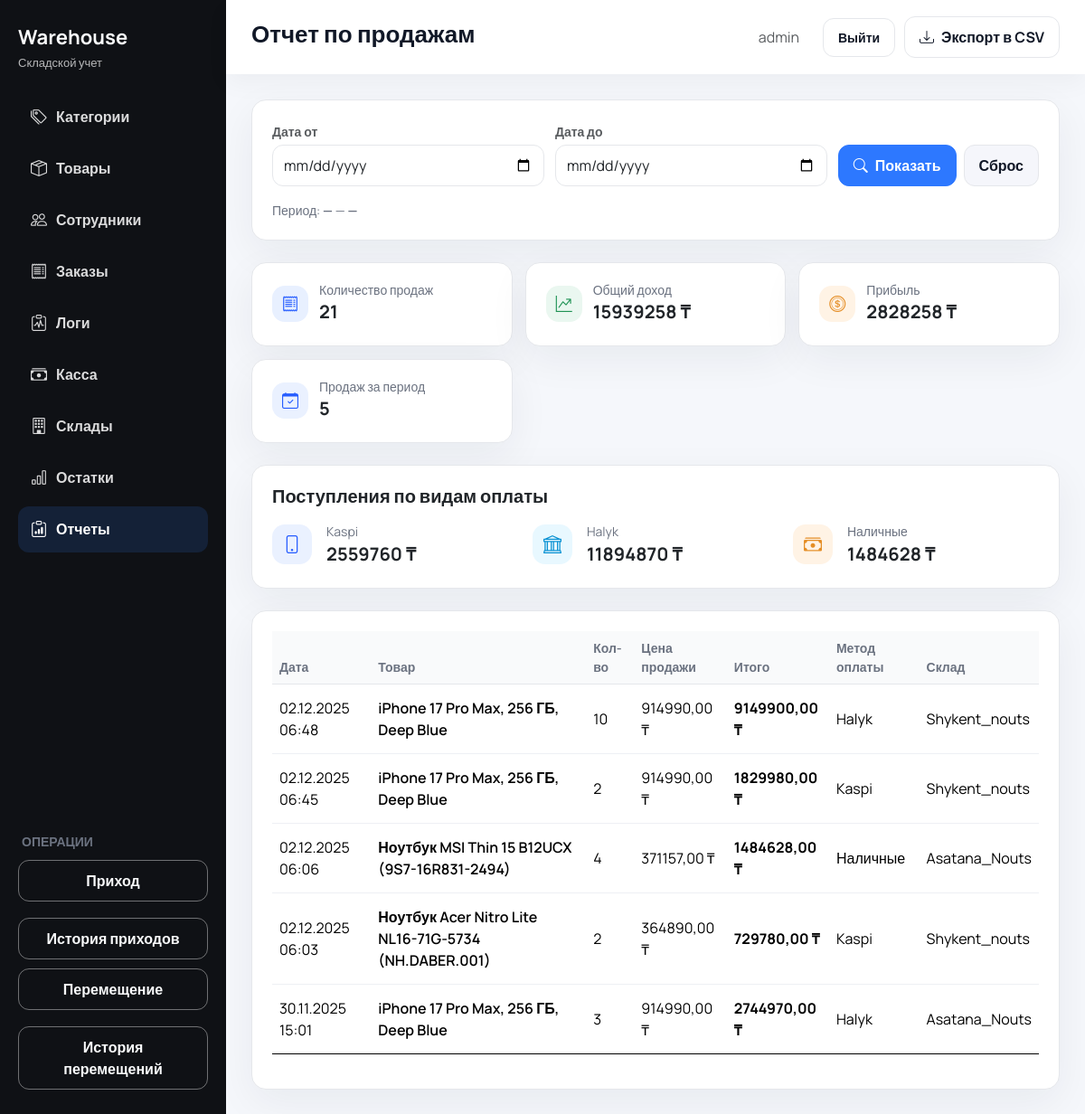
/reports/sales/ (signed in), run on an earlier commit of the app's database.
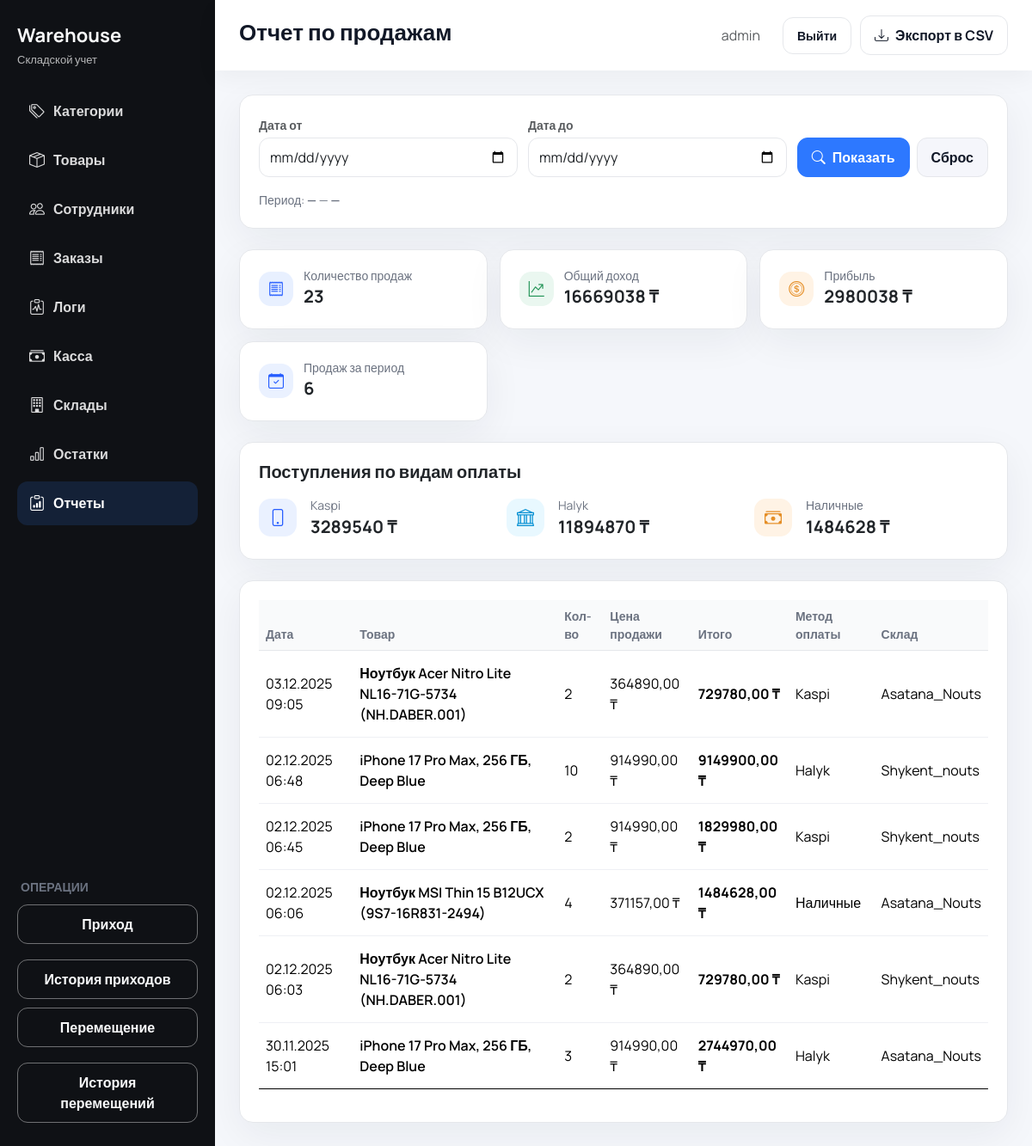
And on a later commit of the database.
### inventory/models.py (models this page shows, shortened)
class Sale(models.Model):
    PAYMENT_METHODS = [
        ("kaspi", "Kaspi"),
        ("halyk", "Halyk"),
        ("cash", "Наличные"),
        ("mixed", "Смешанная"),
    ]
    product = models.ForeignKey(
        Product, on_delete=models.PROTECT, related_name="sales"
    )
    warehouse = models.ForeignKey(
        Warehouse, on_delete=models.CASCADE, related_name="sales"
    )
    quantity = models.PositiveIntegerField()
    price = models.DecimalField(max_digits=12, decimal_places=2, default=Decimal("0.00"))
    total = models.DecimalField(
        max_digits=12, decimal_places=2, editable=False, default=Decimal("0.00")
    )
    payment_method = models.CharField(max_length=10, choices=PAYMENT_METHODS)
    cash_amount = models.DecimalField(max_digits=12, decimal_places=2, default=Decimal("0.00"))
    halyk_amount = models.DecimalField(max_digits=12, decimal_places=2, default=Decimal("0.00"))
    kaspi_amount = models.DecimalField(max_digits=12, decimal_places=2, default=Decimal("0.00"))
    payment_details = models.CharField(max_length=255, blank=True)
    seller = models.ForeignKey(
        get_user_model(),
        null=True,
        blank=True,
        on_delete=models.SET_NULL,
        related_name="sales_made",
    )
    created_at = models.DateTimeField(auto_now_add=True, db_index=True)
    class Meta:
        ordering = ("-created_at",)
        verbose_name = "Продажа"
        verbose_name_plural = "Продажи"

class Product(models.Model):
    name = models.CharField(max_length=255)
    category = models.ForeignKey(
        Category, on_delete=models.PROTECT, related_name="products"
    )
    purchase_price = models.DecimalField(max_digits=12, decimal_places=2)
    selling_price = models.DecimalField(max_digits=12, decimal_places=2)
    photo = models.ImageField(upload_to="products/", blank=True, null=True)
    class Meta:
        ordering = ("name",)
        unique_together = ("name", "category")
        verbose_name = "Товар"
        verbose_name_plural = "Товары"

class Warehouse(models.Model):
    code = models.CharField(
        max_length=20,
        unique=True,
        default=generate_warehouse_code,
        editable=False,
    )
    name = models.CharField(max_length=150, unique=True)
    location = models.CharField(max_length=255)
    created_at = models.DateTimeField(auto_now_add=True)
    class Meta:
        ordering = ("name",)
        verbose_name = "Склад"
        verbose_name_plural = "Склады"

### inventory/views.py (the view, shortened to what this page needs)
# urls.py: path("reports/sales/", views.sales_report, name="sales_report"),
def sales_report(request):
    if not request.user.is_authenticated:
        return redirect("inventory:login")
    _require_access(request.user, "reports")
    employee_wh = _user_warehouse(request.user)
    sales = (
        Sale.objects.select_related("product", "warehouse")
        .order_by("-created_at")
    )
    if employee_wh and not request.user.is_superuser:
        sales = sales.filter(warehouse=employee_wh)
    form = SalesReportFilterForm(request.GET or None)
    start_date = end_date = None
    profit_expression = ExpressionWrapper(
        (F("price") - F("product__purchase_price")) * F("quantity"),
        output_field=DecimalField(max_digits=14, decimal_places=2),
    )
    sales = sales.annotate(profit=profit_expression)
    sales_count = sales.count()
    zero_decimal = Value(0, output_field=DecimalField(max_digits=14, decimal_places=2))
    raw_stats = sales.aggregate(
        total_qty=Coalesce(Sum("quantity"), 0),
        total_amount=Coalesce(Sum("total"), zero_decimal),
        total_profit=Coalesce(Sum("profit"), zero_decimal),
        kaspi_total=Coalesce(
            Sum("total", filter=Q(payment_method="kaspi")), zero_decimal
        ),
        halyk_total=Coalesce(
            Sum("total", filter=Q(payment_method="halyk")), zero_decimal
        ),
        cash_total=Coalesce(
            Sum("total", filter=Q(payment_method="cash")), zero_decimal
        ),
        mixed_total=Coalesce(
            Sum("total", filter=Q(payment_method="mixed")), zero_decimal
        ),
    )
    stats = {key: raw_stats.get(key, 0) or 0 for key in raw_stats}
    if request.GET.get("export") == "csv":
        return _export_sales_csv(sales)
    query_params = request.GET.copy()
    query_params["export"] = "csv"
    export_url = f"{reverse('inventory:sales_report')}?{query_params.urlencode()}"
    return render(
        request,
        "inventory/report_sales.html",
        {
            "form": form,
            "sales": sales,
            "stats": stats,
            "start_date": start_date,
            "end_date": end_date,
            "sales_count": sales_count,
            "export_url": export_url,
            "employee_wh": employee_wh,
        },
    )

### inventory/forms.py
class SalesReportFilterForm(StyledFormMixin, forms.Form):
    start_date = forms.DateField(
        required=False,
        label="Дата от",
        widget=forms.DateInput(attrs={"type": "date"}),
    )
    end_date = forms.DateField(
        required=False,
        label="Дата до",
        widget=forms.DateInput(attrs={"type": "date"}),
    )

### inventory/context_processors.py (called while the page is built)
def accessible_sections(request) -> dict[str, set[str]]:
    slugs: Set[str] = set()
    user = getattr(request, "user", None)
    if user and user.is_authenticated:
        if user.is_superuser:
            slugs = {
                "categories",
                "products",
                "warehouses",
                "employees",
                "stocks",
                "operations",
                "reports",
                "incoming",
                "movements",
                "sales",
                "orders",
                "logs",
            }
        else:
            employee = getattr(user, "employee_profile", None)
            if employee:
                slugs = set(employee.access_sections.values_list("slug", flat=True))
    return {"accessible_sections": slugs}

### inventory/templates/inventory/report_sales.html (shortened to what the changed rows need)
{% extends "inventory/base.html" %}
{% block page_title %}Отчет по продажам{% endblock %}
{% block content %}
<div class="stats-grid mb-4">
    <div class="card">
        <div class="card-body stat-card">
            <div>
                <h6>Количество продаж</h6>
                <strong>{{ stats.total_qty }}</strong>
            </div>
        </div>
    </div>
    <div class="card">
        <div class="card-body stat-card">
            <div>
                <h6>Общий доход</h6>
                <strong>{{ stats.total_amount }} ₸</strong>
            </div>
        </div>
    </div>
    <div class="card">
        <div class="card-body stat-card">
            <div>
                <h6>Прибыль</h6>
                <strong>{{ stats.total_profit }} ₸</strong>
            </div>
        </div>
    </div>
    <div class="card">
        <div class="card-body stat-card">
            <div>
                <h6>Продаж за период</h6>
                <strong>{{ sales_count }}</strong>
            </div>
        </div>
    </div>
</div>
<div class="card mb-4">
    <div class="card-body">
        <div class="row g-3">
            <div class="col-md-4">
                <div class="d-flex align-items-center gap-3">
                    <div>
                        <div class="muted small">Kaspi</div>
                        <div class="fw-bold fs-5">{{ stats.kaspi_total }} ₸</div>
                    </div>
                </div>
            </div>
        </div>
    </div>
</div>
<div class="card">
    <div class="card-body">
        <div class="table-responsive">
            <table class="table table-modern align-middle">
                <thead>
                <tr>
                    <th>Дата</th>
                    <th>Товар</th>
                    <th>Кол-во</th>
                    <th>Цена продажи</th>
                    <th>Итого</th>
                    <th>Метод оплаты</th>
                    <th>Склад</th>
                </tr>
                </thead>
                <tbody>
                {% for sale in sales %}
                    <tr>
                        <td>{{ sale.created_at|date:"d.m.Y H:i" }}</td>
                        <td class="fw-semibold">{{ sale.product.name }}</td>
                        <td>{{ sale.quantity }}</td>
                        <td>{{ sale.price }} ₸</td>
                        <td class="fw-bold">{{ sale.total }} ₸</td>
                        <td>{{ sale.get_payment_method_display }}</td>
                        <td>{{ sale.warehouse.name }}</td>
                    </tr>
                {% empty %}
                    <tr>
                        <td colspan="7" class="text-center text-muted py-4">Продаж за выбранный период нет.</td>
                    </tr>
                {% endfor %}
                </tbody>
            </table>
        </div>
    </div>
</div>
{% endblock %}

What changed in the data, as far as the page shows it:
added Sale: created_at "03.12.2025 09:05", product.name "Ноутбук Acer Nitro Lite NL16-71G-5734 (NH.DABER.001)", quantity "2", price "364890,00", total "729780,00", payment_method "Kaspi", warehouse.name "Asatana_Nouts"
Also different on the page:
{{ stats.total_qty }}: "21" → "23"
{{ stats.total_amount }}: "15939258" → "16669038"
{{ stats.total_profit }}: "2828258" → "2980038"
{{ sales_count }}: "5" → "6"
{{ stats.kaspi_total }}: "2559760" → "3289540"
